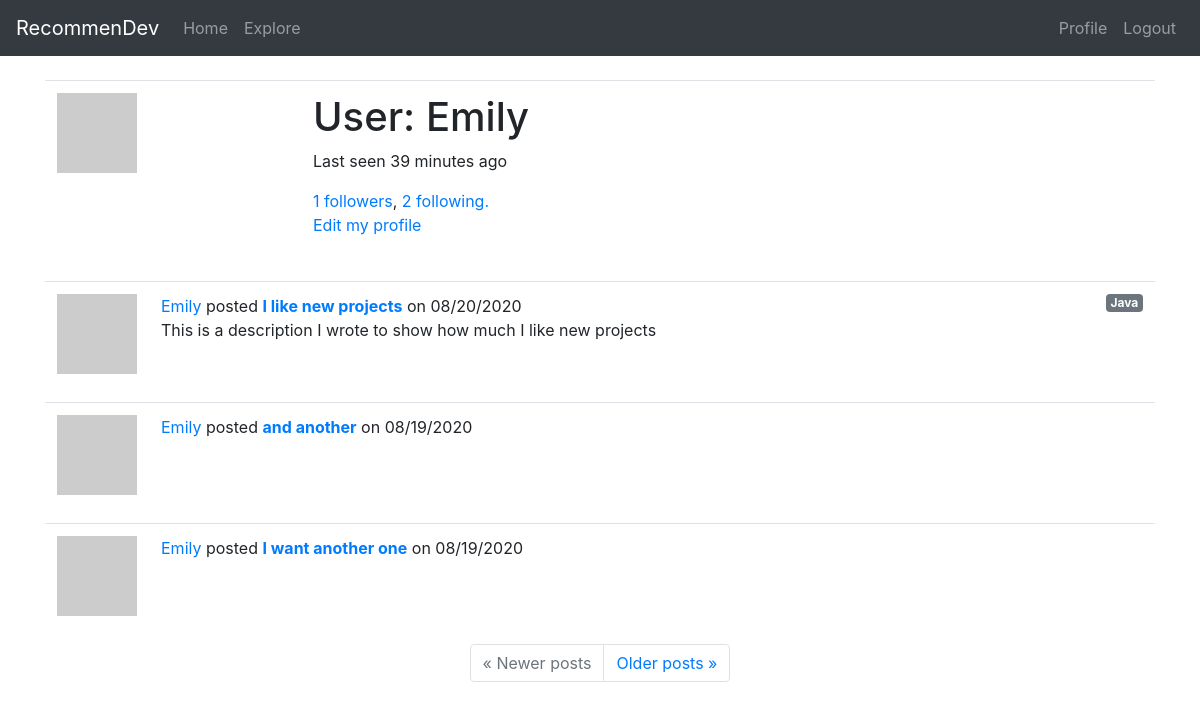
/user/Emily (signed in), run on the app's committed database.
### app/models.py (models this page shows, shortened)
class User(UserMixin, db.Model):
    id = db.Column(db.Integer, primary_key=True)
    username = db.Column(db.String(30), index=True, unique=True)
    email = db.Column(db.String(50), index=True, unique=True)
    password_hash = db.Column(db.String(128))
    projects = db.relationship('Project', backref='owner', lazy='dynamic')
    about_me = db.Column(db.String(140))
    last_seen = db.Column(db.DateTime, default=datetime.utcnow)
    followed = db.relationship(
        'User', secondary=followers,
        primaryjoin=(followers.c.follower_id == id),
        secondaryjoin=(followers.c.followed_id == id),
        backref=db.backref('followers', lazy='dynamic'), lazy='dynamic')
    def avatar(self, size):
        digest = md5(self.email.lower().encode('utf-8')).hexdigest()
        return 'https://www.gravatar.com/avatar/{}?d=retro&s={}'.format(digest, size)

class Project(db.Model):
    id = db.Column(db.Integer, primary_key=True)
    user_id = db.Column(db.Integer, db.ForeignKey('user.id'))
    title = db.Column(db.String(60))
    description = db.Column(db.String(150))
    timestamp = db.Column(db.DateTime, index=True, default=datetime.utcnow)
    language = db.Column(db.String(15))
    git_url = db.Column(db.String(50))
    tags = db.Column(db.String(60))

### app/routes.py (the view)
@app.route('/user/<username>')
@login_required
def user(username):
    user = User.query.filter_by(username=username).first_or_404()
    following = user.followed.all()
    followers = user.followers.all()
    page = request.args.get('page', 1, type=int)
    projects = user.projects.order_by(Project.timestamp.desc()).paginate(page, app.config['POSTS_PER_PAGE'], False)
    next_url = url_for('user', username=user.username, page=projects.next_num) \
        if projects.has_next else None
    prev_url = url_for('user', username=user.username, page=projects.prev_num) \
        if projects.has_prev else None
    form = EmptyForm()
    return render_template('user.html', title=f'{user.username}\'s profile', user=user, following=following, followers=followers, projects=projects.items, next_url=next_url, prev_url=prev_url, form=form)

### app/models.py (called while the page is built)
@login.user_loader
def load_user(id):
    return User.query.get(int(id))

### app/routes.py (called while the page is built)
@app.before_request
def before_request():
    if current_user.is_authenticated:
        current_user.last_seen = datetime.utcnow()
        db.session.commit()

### app/templates/user.html (shortened to what this page needs)
{% extends "base.html" %}
{% block content %}
    <table class="table table-hover">
        <tr>
            <td width="256px"><img src="{{ user.avatar(256) }}"></td>
            <td>
                <h1>User: {{ user.username }}</h1>
                {% if user.last_seen %}
                <p>Last seen {{ moment(user.last_seen).fromNow() }}</p>
                {% endif %}
                <a href="#", id="followers_btn", data-toggle="modal", {% if followers %} data-target="#followers_modal" {% endif %}>{{ user.followers.count() }} followers</a>, <a href="#", id="following_btn", data-toggle="modal", {% if following %} data-target="#following_modal" {% endif %}>{{ user.followed.count() }} following.</a>
                {% if user == current_user %}
                <p><a href="{{ url_for('edit_profile') }}">Edit my profile</a></p>
                {% endif %}
            </td>
        </tr>
    </table>
    {% for project in projects %}
        {% include '_project.html' %}
    {% endfor %}
    <nav aria-label="...">
        <ul class="pagination justify-content-center">
            <li class="page-item{% if not prev_url %} disabled{% endif %}">
                <a class="page-link" href="{{ prev_url or '#' }}">
                    <span aria-hidden="true">&laquo;</span> Newer posts
                </a>
            </li>
            <li class="page-item{% if not next_url %} disabled{% endif %}">
                <a class="page-link" href="{{ next_url or '#' }}">
                    Older posts <span aria-hidden="true">&raquo;</span>
                </a>
            </li>
        </ul>
    </nav>
{% endblock %}

### app/templates/base.html (shortened to what this page needs)
<!DOCTYPE html>
<html lang="en">
<head>
    <link rel="stylesheet" href="https://stackpath.bootstrapcdn.com/bootstrap/4.5.2/css/bootstrap.min.css">
</head>
<body style="padding-top: 5rem;">
    <nav class="navbar navbar-expand-md navbar-dark bg-dark fixed-top">
        <a class="navbar-brand" href="{{ url_for('index') }}">RecommenDev</a>
        <div class="collapse navbar-collapse", id="navbarsExampleDefault">
            <ul class="navbar-nav mr-auto">
                <li class="nav-item"><a href="{{ url_for('index') }}" class="nav-link">Home</a></li>
                <li class="nav-item"><a href="{{ url_for('explore') }}" class="nav-link">Explore</a></li>
            </ul>
            <ul class="navbar-nav ml-auto">
                {% if current_user.is_anonymous %}
                <li class="nav-item"><a href="{{ url_for('login') }}" class="nav-link">Login</a></li>
                {% else %}
                <li class="nav-item"><a href="{{ url_for('user', username=current_user.username) }}" class="nav-link">Profile</a></li>
                <li class="nav-item"><a href="{{ url_for('logout') }}" class="nav-link">Logout</a></li>
                {% endif %}
            </ul>
        </div>
    </nav>
    <main role="main" class="container">
        {% block content %}{% endblock %}
    </main>
</body>
</html>

### app/templates/_project.html
<table class="table table-hover">
    <tr>
        <td width="70px">
            <a href="{{ url_for('user', username=project.owner.username) }}">
                <img src="{{ project.owner.avatar(70) }}" />
            </a>
        </td>
        <td>
            <span class="user_popup">
                <a href="{{ url_for('user', username=project.owner.username) }}">
                    {{ project.owner.username }}
                </a>
            </span>
            posted <a href="#"><b>{{ project.title }}</b></a> on {{ moment(project.timestamp).format('L') }}
            <a href="#" class="badge badge-secondary float-right">{% if project.language %} {{ project.language }} {% endif %}</a>
            <br> {% if project.description %} {{ project.description }} {% endif %}
        </td>
    </tr>
</table>

### data on the page
User: username "Emily", last_seen "39 minutes ago"
Project: owner.username "Emily", title "I like new projects", timestamp "08/20/2020", language "Java", description "This is a description I wrote to show how much I like new projects"
Project: owner.username "Emily", title "and another", timestamp "08/19/2020"
Project: owner.username "Emily", title "I want another one", timestamp "08/19/2020"

### other printed values
{{ user.followers.count() }} "1"
{{ user.followed.count() }} "2"
